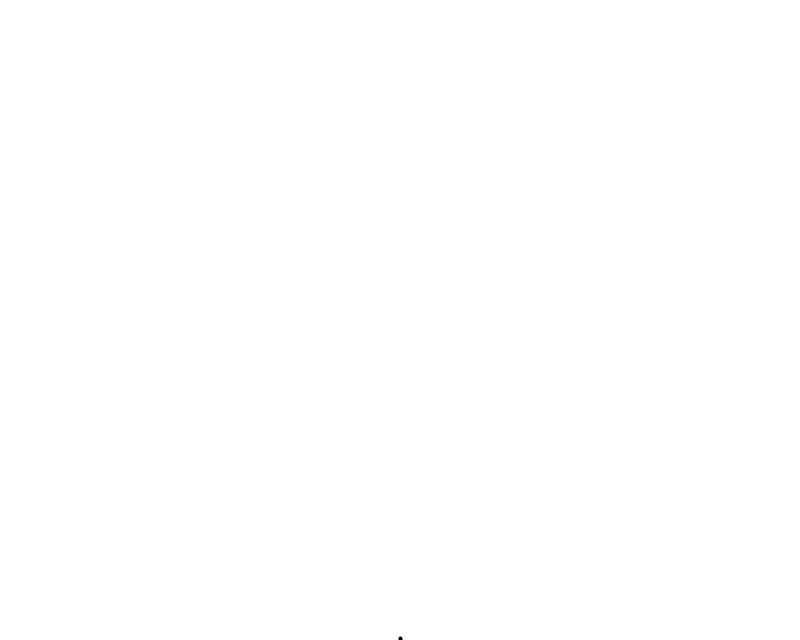
Frame 1 (no input)
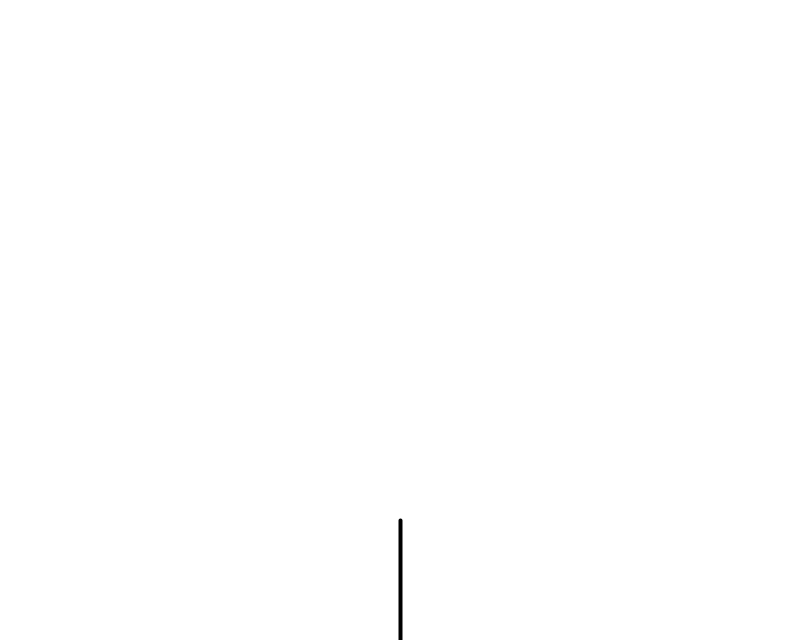
Frame 60 (the mouse pressed at the canvas centre just before this capture)
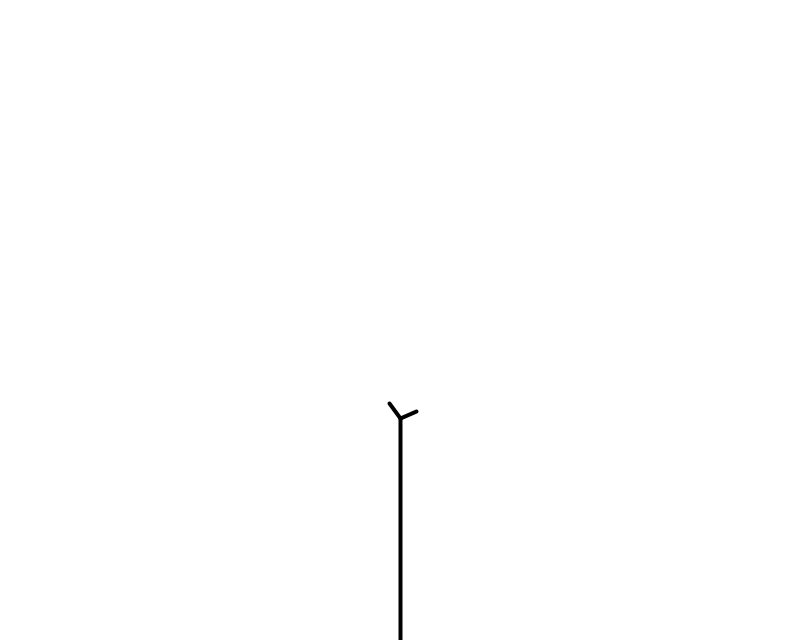
Frame 120 (the mouse held since frame 60 and released just before this capture)

The Processing sketch that drew these frames (run headless with seeded random() and noise(); from frame 60 on, the mouse is pressed at the canvas centre):

// Processing sketch: hw2_fractalTree_wind
// ── hw2_fractalTree_wind.pde
ArrayList<Branch> tree;
ArrayList<Leaf> leaves;

void setup() {
  size(800, 640);
  background(255);
  // Setup the arraylist and add one branch to it
  tree = new ArrayList<Branch>();
  leaves = new ArrayList<Leaf>();
  // A branch has a starting position, a starting "velocity", and a starting "timer" 
  Branch b = new Branch(new PVector(width/2, height), new PVector(0, -2), 110);
  // Add to arraylist
  tree.add(b);
}

void draw() {
  background(255);
  strokeWeight(4);

  // Let's stop when the arraylist gets too big
  // For every branch in the arraylist
  for (int i = tree.size()-1; i >= 0; i--) {
    // Get the branch, update and draw it
    Branch b = tree.get(i);
    b.update();
    b.render();
    // If it's ready to split
    if (b.timeToBranch()) {
      if (tree.size() < 1024) {
        //tree.remove(i);             // Delete it
        tree.add(b.branch( 70));   // Add one going right
        tree.add(b.branch(-35));   // Add one going left
      } else {
        leaves.add(new Leaf(b.end));
      }
    }
  }

  for (Leaf leaf : leaves) {
    leaf.update();
    leaf.display();
  }
}

// ── Branch.pde
class Branch {
  // Each has a position, velocity, and timer 
  // We could implement this same idea with different data
  PVector start;
  PVector end;
  PVector vel;
  float timer;
  float timerstart;

  boolean growing = true;

  Branch(PVector l, PVector v, float n) {
    start = l.copy();
    end = l.copy();
    vel = v.copy();
    timerstart = n;
    timer = timerstart;
  }

  // Move position
  void update() {
    if (growing) {
      end.add(vel);
    }
  }

  // Draw a dot at position
  void render() {
    stroke(0);
    line(start.x,start.y,end.x,end.y);
  }

  // Did the timer run out?
  boolean timeToBranch() {
    timer--;
    if (timer < 0 && growing) {
      growing = false;
      return true;
    } 
    else {
      return false;
    }
  }

  // Create a new branch at the current position, but change direction by a given angle
  Branch branch(float angle) {
    // What is my current heading
    float theta = vel.heading2D();
    // What is my current speed
    float mag = vel.mag();
    // Turn me
    theta += radians(angle);
    // Look, polar coordinates to cartesian!!
    PVector newvel = new PVector(mag*cos(theta),mag*sin(theta));
    // Return a new Branch
    return new Branch(end,newvel,timerstart*0.66f);
  }

}

// ── Leaf.pde
class Leaf {
  PVector pos;
  float xSpd, ySpd;
  //PVector vel;
  //PVector acc;

  Leaf(PVector l) {
    pos = l.copy();
    xSpd = random(-.1, 1);
    ySpd = random(1, 3);
    //vel = PVector.random2D();
    //vel.mult(5);
    //acc = new PVector( random(-.01008, .00008), random(.05, .1) );
  }

  void update() {
    pos.x += xSpd;
    pos.y += ySpd;
    //acc = _acc;
    //pos.add(vel);
    //vel.add(acc);
    //vel.limit(2);
    //float freq = 0.55;
    //int amp = 15;
    //xSpd = random(noise(frameCount*freq + 100) * amp - amp/2);
    //ySpd = random(noise(frameCount*freq) * amp );
  }

  void display() {
    noStroke();
    fill(76, 159, 102, 150);
    //fill(221, 182, 204, 150);
    ellipse(pos.x, pos.y, 7, 12);
  }
}
